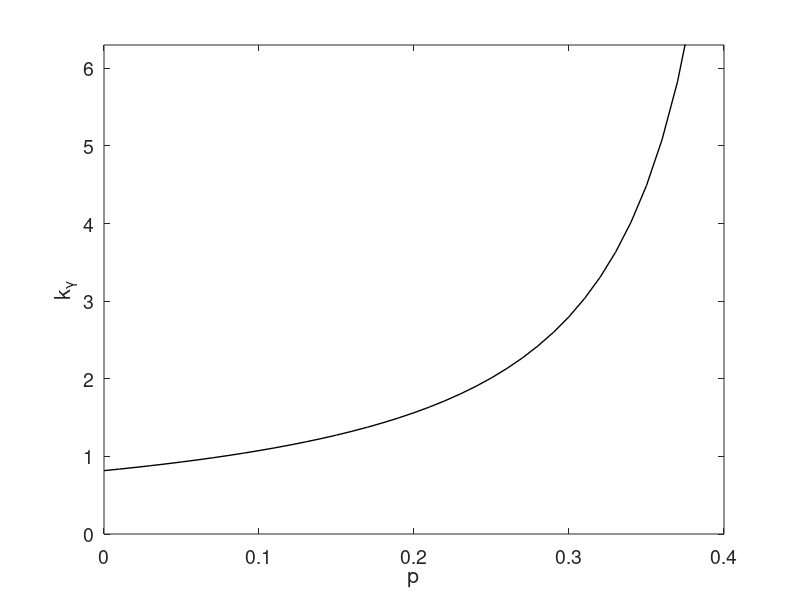

Write the MATLAB code that produced this figure.
clc
clear
% figure1 = figure('color',[1 1 1]);
% axes1 = axes('Parent',figure1,'XScale','log');%
% box(axes1,'on');
% hold(axes1,'on');
%% Initial parameters

d=0.1; s=1;a=1; r1 = 1.5; r2 = 1.5;
p = 0 : 0.01: 1;

k_gama = a*s*((1-p).*r1-p.*r2+d)./((1-p).*r1-p.*r2-d).^2;

plot(p,k_gama,'-k','LineWidth',1);  hold on

% d=0.8; s=1;a=1; p = 0;
% gama = 0 : 0.01: 2;
% r1 = gama; r2 = gama;
% k_gama = a*s*((1-p).*r1-p.*r2+d)./((1-p).*r1-p.*r2-d).^2;
% 
% plot(gama,k_gama,'--r','LineWidth',1); 

%% 
axis([0 0.4 0 6.3]);
ylabel('k_\gamma'),
xlabel('p');

set(gca,'FontSize',14) 
delete(get(gca,'title'))